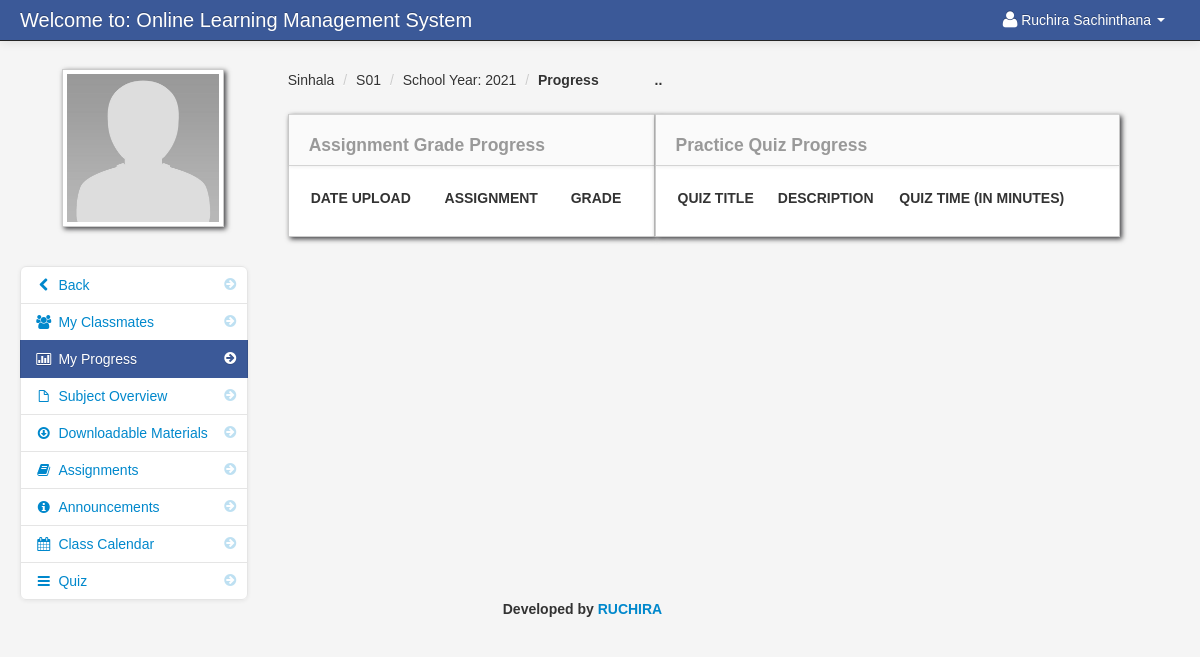
The app's page /progress.php?id=1 (signed in) with its own data.
### tables this page shows
CREATE TABLE `student` (
  `student_id` int(11) NOT NULL,
  `firstname` varchar(100) NOT NULL,
  `lastname` varchar(100) NOT NULL,
  `class_id` int(11) NOT NULL,
  `username` varchar(100) NOT NULL,
  `password` varchar(100) NOT NULL,
  `location` varchar(100) NOT NULL,
  `status` varchar(100) NOT NULL
);

CREATE TABLE `teacher_class` (
  `teacher_class_id` int(11) NOT NULL,
  `teacher_id` int(11) NOT NULL,
  `class_id` int(11) NOT NULL,
  `subject_id` int(11) NOT NULL,
  `thumbnails` varchar(100) NOT NULL,
  `school_year` varchar(100) NOT NULL
);

CREATE TABLE `class` (
  `class_id` int(11) NOT NULL,
  `class_name` varchar(100) NOT NULL
);

CREATE TABLE `subject` (
  `subject_id` int(11) NOT NULL,
  `subject_code` varchar(100) NOT NULL,
  `subject_title` varchar(100) NOT NULL,
  `category` varchar(100) NOT NULL,
  `description` longtext NOT NULL,
  `unit` int(11) NOT NULL,
  `Pre_req` varchar(100) NOT NULL,
  `semester` varchar(100) NOT NULL
);

### session.php (called while the page is built, shortened)
<?php
$session_id=$_SESSION['id'];
?>

### progress.php (the view, shortened to what this page needs)
<?php include('header_dashboard.php'); ?>
<?php include('session.php'); ?>
<?php $get_id = $_GET['id']; ?>
    <body>
		<?php include('navbar_student.php'); ?>
        <div class="container-fluid">
            <div class="row-fluid">
				<?php include('progress_link_student.php'); ?>
                <div class="span4" id="content">
                     <div class="row-fluid">
										<?php $class_query = mysqli_query($conn,"select * from teacher_class
										LEFT JOIN class ON class.class_id = teacher_class.class_id
										LEFT JOIN subject ON subject.subject_id = teacher_class.subject_id
										where teacher_class_id = '$get_id'")or die(mysqli_error());
										$class_row = mysqli_fetch_array($class_query);
										?>
					     <ul class="breadcrumb">
							<li><a href="#"><?php echo $class_row['class_name']; ?></a> <span class="divider">/</span></li>
							<li><a href="#"><?php echo $class_row['subject_code']; ?></a> <span class="divider">/</span></li>
							<li><a href="#">School Year: <?php echo $class_row['school_year']; ?></a> <span class="divider">/</span></li>
							<li><a href="#"><b>Progress</b></a></li>
						</ul>
                        <div id="block_bg" class="block">
                            <div class="navbar navbar-inner block-header">
							    <div id="" class="muted pull-left"><h4> Assignment Grade Progress</h4></div>
							</div>
                            <div class="block-content collapse in">
                                <div class="span12">
										<table cellpadding="0" cellspacing="0" border="0" class="table" id="">
										<thead>
										        <tr>
												<th>Date Upload</th>
												<th>Assignment</th>
												<th>Grade</th>
												</tr>
										</thead>
									</table>
                                </div>
                            </div>
                        </div>
                    </div>
                </div>
				                <div class="span5" id="content">
                     <div class="row-fluid">
					     <ul class="breadcrumb">
							<li><a href="#"><b>..</b></a></li>
						</ul>
                        <div id="block_bg" class="block">
                            <div class="navbar navbar-inner block-header">
							    <div id="" class="muted pull-left"><h4> Practice Quiz Progress</h4></div>
							</div>
                            <div class="block-content collapse in">
                                <div class="span12">
								<table cellpadding="0" cellspacing="0" border="0" class="table" id="">
										<thead>
										        <tr>
												<th>Quiz Title</th>
												<th>Description</th>
												<th>Quiz Time (In Minutes)</th>
												<th></th>
												</tr>
										</thead>
									</table>
                                </div>
                            </div>
                        </div>
                    </div>
                </div>
            </div>
		<?php include('footer.php'); ?>
        </div>
		<?php include('script.php'); ?>
    </body>
</html>

### navbar_student.php (shortened to what this page needs)
<div class="navbar navbar-fixed-top navbar-inverse">
        <div class="navbar-inner">
            <div class="container-fluid">
                <a class="brand" href="#">Welcome to: Online Learning Management System</a>
					<div class="nav-collapse collapse">
						<ul class="nav pull-right">
							<?php $query= mysqli_query($conn,"select * from student where student_id = '$session_id'")or die(mysqli_error());
									$row = mysqli_fetch_array($query);
							?>
							<li class="dropdown">
								<a href="#" role="button" class="dropdown-toggle" data-toggle="dropdown"> <i class="icon-user icon-large"></i><?php echo $row['firstname']." ".$row['lastname'];  ?> <i class="caret"></i></a>
							</li>
						</ul>
					</div>
            </div>
        </div>
</div>

### progress_link_student.php (shortened to what this page needs)
<div class="span3" id="sidebar">
	<img id="avatar" src="admin/<?php echo $row['location']; ?>" class="img-polaroid">
		<ul class="nav nav-list bs-docs-sidenav nav-collapse collapse">
				<li class=""><a href="dashboard_student.php"><i class="icon-chevron-right"></i><i class="icon-chevron-left"></i>&nbsp;Back</a></li>
				<li class=""><a href="my_classmates.php<?php echo '?id='.$get_id; ?>"><i class="icon-chevron-right"></i><i class="icon-group"></i>&nbsp;My Classmates</a></li>
				<li class="active"><a href="progress.php<?php echo '?id='.$get_id; ?>"><i class="icon-chevron-right"></i><i class="icon-bar-chart"></i>&nbsp;My Progress</a></li>
				<li class=""><a href="subject_overview_student.php<?php echo '?id='.$get_id; ?>"><i class="icon-chevron-right"></i><i class="icon-file"></i>&nbsp;Subject Overview</a></li>
				<li class=""><a href="downloadable_student.php<?php echo '?id='.$get_id; ?>"><i class="icon-chevron-right"></i><i class="icon-download"></i>&nbsp;Downloadable Materials</a></li>
				<li class=""><a href="assignment_student.php<?php echo '?id='.$get_id; ?>"><i class="icon-chevron-right"></i><i class="icon-book"></i>&nbsp;Assignments</a></li>
				<li class=""><a href="announcements_student.php<?php echo '?id='.$get_id; ?>"><i class="icon-chevron-right"></i><i class="icon-info-sign"></i>&nbsp;Announcements</a></li>
				<li class=""><a href="class_calendar_student.php<?php echo '?id='.$get_id; ?>"><i class="icon-chevron-right"></i><i class="icon-calendar"></i>&nbsp;Class Calendar</a></li>
				<li class=""><a href="student_quiz_list.php<?php echo '?id='.$get_id; ?>"><i class="icon-chevron-right"></i><i class="icon-reorder"></i>&nbsp;Quiz</a></li>
		</ul>
</div>

### admin/assets/styles.css (style rules this page uses)
body { padding-top: 60px; padding-bottom: 40px; background-color: #f5f5f5; }
#content { margin-left:0px; }
.breadcrumb { margin: 0 0 0px; padding: 10px 0px; background-color: transparent; }
.block { background: url("../images/pixel-60fff.png") repeat scroll 0 0 rgba(0, 0, 0, 0) !important; border: 1px solid #ccc; background: white; margin: 1em 0em; border-top: none; -webkit-box-shadow: 2px 2px 5px rgba(0, 0, 6, 0.75); -moz-box-shadow: 2px 2px 5px rgba(0, 0, 6, 0.75); box-shadow: 2px 2px 5px rgba(0, 0, 6, 0.75); }
.block-content { margin: 1em; min-height: .25em; }
.block-header { margin-bottom: 0px; border-right: none; border-left: none; -webkit-border-radius: 0px; -moz-border-radius: 0px; border-radius: 0px; }
.block-header div { padding-top: 10px; }
.bs-docs-sidenav { max-width: 228px; margin: 30px 0 0; padding: 0; background-color: #fff; -webkit-border-radius: 6px; -moz-border-radius: 6px; border-radius: 6px; -webkit-box-shadow: 0 1px 4px rgba(0,0,0,.065); -moz-box-shadow: 0 1px 4px rgba(0,0,0,.065); box-shadow: 0 1px 4px rgba(0,0,0,.065); }
.bs-docs-sidenav > li > a { display: block; width: 190px \9; margin: 0 0 -1px; padding: 8px 14px; border: 1px solid #e5e5e5; }
.bs-docs-sidenav > li:first-child > a { -webkit-border-radius: 6px 6px 0 0; -moz-border-radius: 6px 6px 0 0; border-radius: 6px 6px 0 0; }
.bs-docs-sidenav > li:last-child > a { -webkit-border-radius: 0 0 6px 6px; -moz-border-radius: 0 0 6px 6px; border-radius: 0 0 6px 6px; }
.bs-docs-sidenav > .active > a { position: relative; z-index: 2; padding: 9px 15px; border: 0; text-shadow: 0 1px 0 rgba(0,0,0,.15); -webkit-box-shadow: inset 1px 0 0 rgba(0,0,0,.1), inset -1px 0 0 rgba(0,0,0,.1); -moz-box-shadow: inset 1px 0 0 rgba(0,0,0,.1), inset -1px 0 0 rgba(0,0,0,.1); box-shadow: inset 1px 0 0 rgba(0,0,0,.1), inset -1px 0 0 rgba(0,0,0,.1); }
.bs-docs-sidenav .icon-chevron-right { float: right; margin-top: 2px; margin-right: -6px; opacity: .25; }
.bs-docs-sidenav .active .icon-chevron-right, .bs-docs-sidenav .active a:hover .icon-chevron-right { opacity: 1; }

### records on screen
student: firstname "Ruchira", lastname "Sachinthana", location (placeholder picture)
teacher_class: class.class_name "Sinhala", subject.subject_code "S01", school_year "2021"
